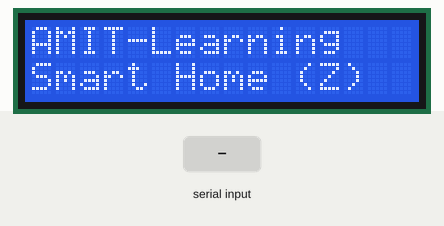
The program below on a simulated ATmega32, built with avr-gcc and emulated at 16 MHz. Shown: 16×2 character LCD. Wiring (inferred from the names in the program): character LCD (HD44780): RS PD2; E PD3; data PD4, PD5, PD6, PD7. The test bench sets the inputs (shaded band).

Above: at 1.2 s.
1.3 s: "A" received over Serial
At 2.3 s:
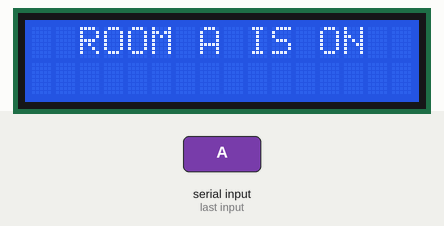
2.8 s: "a" received over Serial
At 3.5 s:
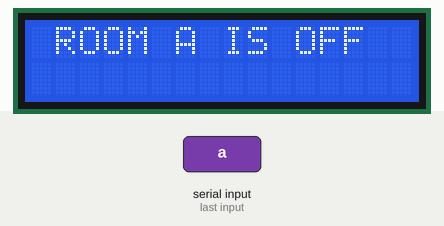
4.3 s: "B" received over Serial
At 4.6 s:
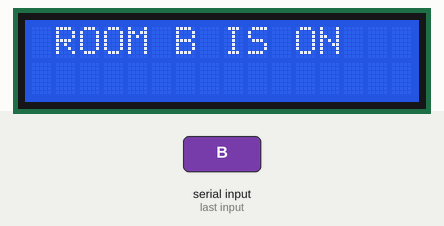
5.8 s: "b" received over Serial
At 7.0 s:
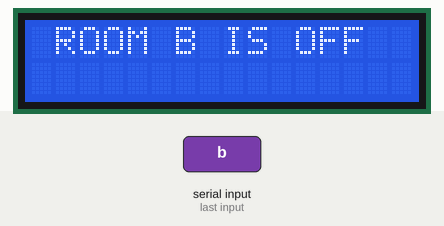
7.3 s: "C" received over Serial
At 8.1 s:
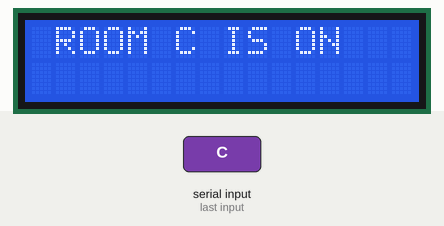
8.8 s: "c" received over Serial
At 9.3 s:
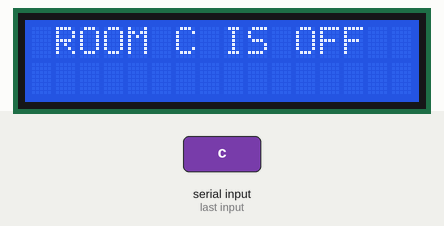
Timing chart, 0 to 11.3 s (numbered marks = the images above; inputs shaded):
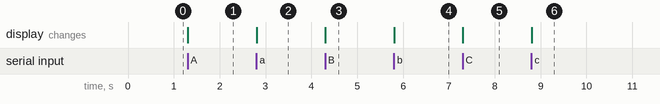

The program:

main.c
```c
/*
* Smart Home (Z) Master.c
*
* Created: 28/10/2020   18:36:34 م
*  Author: Zeyad Ayman
*/

#include <avr/io.h>
#include "UART.h"
#include "SPI.h"
#include "LCD.h"


int main(void)
{
	LCD_Init();
	SPI_Init('M');
	SLAVE_EN();
	Uart_Init();

	LCD_Gotoxy(1,1);
	LCD_DisplayString("AMIT-Learning ");
	LCD_Gotoxy(1,2);
	LCD_DisplayString("Smart Home (Z)");

	while (1)
	{
		switch(Uart_Receive())
		{
			case 'A':
			SPI_TxRx('A');
			LCD_Command(CLEAR);
			LCD_Gotoxy(2,1);
			LCD_DisplayString(" ROOM A IS ON");
			break;

			case 'a':
			SPI_TxRx('a');
			LCD_Gotoxy(2,1);
			LCD_Command(CLEAR);
			LCD_DisplayString(" ROOM A IS OFF");
			break;

			case 'B':
			SPI_TxRx('B');
			LCD_Gotoxy(2,1);
			LCD_Command(CLEAR);
			LCD_DisplayString(" ROOM B IS ON");
			break;

			case 'b':
			SPI_TxRx('b');
			LCD_Gotoxy(2,1);
			LCD_Command(CLEAR);
			LCD_DisplayString(" ROOM B IS OFF");
			break;

			case 'C':
			SPI_TxRx('C');
			LCD_Gotoxy(2,1);
			LCD_Command(CLEAR);
			LCD_DisplayString(" ROOM C IS ON");
			break;

			case 'c':
			SPI_TxRx('c');
			LCD_Gotoxy(2,1);
			LCD_Command(CLEAR);
			LCD_DisplayString(" ROOM C IS OFF");
			break;

			case 'T':
			SPI_TxRx('T');
			LCD_Gotoxy(2,1);
			LCD_Command(CLEAR);
			LCD_DisplayString(" AC Temp. Set ");
			break;

			case 't':
			SPI_TxRx('t');
			LCD_Gotoxy(2,1);
			LCD_Command(CLEAR);
			LCD_DisplayString(" AC Sys. OFF ");
			break;

			case 'F':
			SPI_TxRx('F');
			LCD_Gotoxy(2,1);
			LCD_Command(CLEAR);
			LCD_DisplayString(" AC Fan is ON ");
			break;

			case 'f':
			SPI_TxRx('f');
			LCD_Gotoxy(2,1);
			LCD_Command(CLEAR);
			LCD_DisplayString(" AC Fan is OFF ");
			break;

			case '+':
			SPI_TxRx('+');
			break;

			case '-':
			SPI_TxRx('-');
			break;
		}
	}
}
```

Math_Bit.h
```c
/*
* Math_Bit.h
*
* Created: 26/10/2020
*  Author: Zeyad Ayman
*/


#ifndef MATH_BIT_H_
#define MATH_BIT_H_

/* SET A CERTAIN BIT IN ANY REGISTER */
#define SET_BIT(REG,BIT)		(REG |= (1<<BIT))
/* CLEAR A CERTAIN BIT IN ANY REGISTER */
#define CLEAR_BIT(REG,BIT)		(REG &= (~(1<<BIT)))
/* TOGGLE A CERTAIN BIT IN ANY REGISTER */
#define TOGGLE_BIT(REG,BIT)		(REG ^= (1<<BIT))
/* GET A CERTAIN BIT IN ANY REGISTER */
#define GET_BIT(REG,BIT)		((REG>>BIT) & 1)

#endif /* MATH_BIT_H_ */
```

SPI.c
```c
/*
 * SPI.c
 *
 * Created: 28/10/2020
 *  Author: Zeyad Ayman
 */

#include "SPI.h"

void SPI_Init(unsigned char status)
{
	switch(status)
	{
		case 'M':
		SPI_DDR |= (1<<MOSI) | (1<<SCK) | (1<<SS);
		SPI_DDR &=~ (1<<MISO);
		SPCR |= (1<<MSTR) | (1<<SPE);
		SLAVE_DISEN();
		break;

		case 'S':
		SPI_DDR &=~ (1<<MOSI) | (1<<SCK) | (1<<SS);
		SPI_DDR |= (1<<MISO);
		SPCR |= (1<<SPE);
		break;
	}

}
unsigned char SPI_TxRx(unsigned char data)
{
	SPDR = data;
	while(!(SPSR & (1<<SPIF)));   //waiting for reading data
	return SPDR;
}
```

SPI.h
```c
/*
 * SPI.h
 *
 * Created: 28/10/2020
 *  Author: Zeyad Ayman
 */


#ifndef SPI_H_
#define SPI_H_

#include <avr/io.h>

#define SPI_PORT  PORTB
#define SPI_DDR   DDRB

#define SS    4
#define MOSI  5
#define MISO  6
#define SCK   7

#define SLAVE_EN()        (SPI_PORT &=~ (1<<SS))
#define SLAVE_DISEN()     (SPI_PORT |= (1<<SS))

void SPI_Init(unsigned char status);
unsigned char SPI_TxRx(unsigned char data);


#endif /* SPI_H_ */
```

UART.c
```c
/*
 * UART.c
 *
 * Created: 27/10/2020 18:31:10 م
 *  Author: Zeyad Ayman
 */


#include "UART.h"

void Uart_Init()
{
	UCSRB |= (1<<RXEN) | (1<<TXEN);    //Enable TX & RX
	UCSRC |= (1<<URSEL) | (1<<UCSZ0) | (1<<UCSZ1);
	UBRRL = MYUBRR;
	UBRRH = (MYUBRR>>8);
}

void Uart_Send(unsigned char data)
{
	while(!(UCSRA & (1<<UDRE)));
	UDR = data;
}

unsigned char Uart_Receive()
{
	while(!(UCSRA & (1<<RXC)));
	return UDR;
}

void Uart_SendString(char * string)
{
	unsigned char i = 0;
	while(string[i] != '\0')
	{
		Uart_Send(string[i]);
		i++;
	}
}
```

UART.h
```c
/*
 * UART.h
 *
 * Created: 27/10/2020 18:31:22 م
 *  Author: Zeyad Ayman
 */


#ifndef UART_H_
#define UART_H_

#include <avr/io.h>
#define F_CPU 16000000UL

#define BAUDRATE 9600

#define MYUBRR ((F_CPU / (16UL * BAUDRATE)) -1)


void Uart_Init();
void Uart_Send(unsigned char data);
unsigned char Uart_Receive();
void Uart_SendString(char * string);

#endif /* UART_H_ */
```

LCD.c
```c
/*
* LCD.c
*
* Created: 26/10/2020
*  Author: Zeyad Ayman
*/


#include "LCD.h"

void LCD_Command(uint8 cmd)
{
	/* SEND HIGH NIBBLE TO (D4-D7) */
	LCD_PRT = (LCD_PRT & 0x0F) | (cmd & 0xF0);
	LCD_PRT &=~ (1<<LCD_RS);
	LCD_PRT |= (1<<LCD_EN);
	_delay_us(1);
	LCD_PRT &=~ (1<<LCD_EN);
	_delay_us(100);

	/* SEND LOW NIBBLE TO (D4-D7) */
	LCD_PRT = (LCD_PRT & 0x0F) | (cmd<<4);
	LCD_PRT |= (1<<LCD_EN);
	_delay_us(1);
	LCD_PRT &=~ (1<<LCD_EN);
	_delay_us(100);
}

void LCD_Init()
{
	LCD_DDR |= (1<<LCD_RS) | (1<<LCD_EN);
	LCD_DDR |= 0xF0;
	LCD_PRT &=~ (1<<LCD_EN);
	_delay_us(2000);
	LCD_Command(FOUR_BIT_MODE);			          //Init command
	LCD_Command(TWO_LINE_LCD_FOUR_BIT_MODE);      //Init LCD. 2 line, 5 x 7 matrix 4 bit mode (D4-D7)
	LCD_Command(CURSOR_BLINKING_OFF);             //Display on, Cursor off
	LCD_Command(CLEAR);                           //Clear LCD
	_delay_us(2000);
}

void LCD_DisplayChar(uint8 data)
{
	//Send high nibble to (D4-D7)
	LCD_PRT = (LCD_PRT & 0x0F) | (data & 0xF0);
	LCD_PRT |= (1<<LCD_RS);
	LCD_PRT |= (1<<LCD_EN);
	_delay_us(1);
	LCD_PRT &=~ (1<<LCD_EN);
	_delay_us(100);

	//Send low nibble to (D4-D7)
	LCD_PRT = (LCD_PRT & 0x0F) | (data << 4);
	LCD_PRT |= (1<<LCD_EN);
	_delay_us(1);
	LCD_PRT &=~ (1<<LCD_EN);
	_delay_us(100);
}

void LCD_DisplayString(sint8 *str)
{
	uint8 i=0;

	while(str[i] != 0)
	{
		LCD_DisplayChar(str[i]);
		i++;
	}
}

void LCD_Gotoxy(uint8 x, uint8 y)
{
	uint8 firstCharAdd[] = {0x80,0xC0};
	LCD_Command(firstCharAdd[y-1] + x-1);
	_delay_us(100);
}

void LCD_Clear()
{
	LCD_Command(CLEAR);
}

void LCD_CursorOff (void)
{
	LCD_Command(CURSOR_OFF);
}

void LCD_CursorOn (void)
{
	LCD_Command(CURSOR_ON);
}

void LCD_CursorBlinkOn (void)
{
	LCD_Command(CURSOR_BLINKING_ON);
}

void LCD_CursorBlinkOff (void)
{
	LCD_Command(CURSOR_BLINKING_OFF);
}

void LCD_ShiftScreenLeft (void)
{
	LCD_Command(SHIFT_DISPLAY_LEFT);
}

void LCD_ShiftScreenRight(void)
{
	LCD_Command(SHIFT_DISPLAY_RIGHT);
}
```

LCD.h
```c
/*
* LCD.h
*
* Created: 26/10/2020
*  Author: Zeyad Ayman
*/


#ifndef LCD_H_
#define LCD_H_

#include "DIO_HW.h"
#include "Std_Types.h"
#define F_CPU 16000000UL
#include <util/delay.h>

#define LCD_PRT  PORTD_REG
#define LCD_DDR  DDRD_REG
#define LCD_PIN  PIND_REG
#define LCD_RS  2
#define LCD_EN  3

#define TWO_LINE_LCD_FOUR_BIT_MODE 0x28
#define FOUR_BIT_MODE 0x32
#define RETURN_HOME 0x02
#define CURSOR_OFF  0x0C
#define CURSOR_ON   0x0E
#define CLEAR       0x01
#define SHIFT_DISPLAY_LEFT  0x18
#define SHIFT_DISPLAY_RIGHT 0x1C
#define SET_CURSOR_LOCATION 0x80
#define CURSOR_BLINKING_ON  0x0D
#define CURSOR_BLINKING_OFF 0x0C

void LCD_Command(uint8 cmd);
void LCD_Init(void);
void LCD_DisplayChar(uint8 data);
void LCD_DisplayString(sint8 *str);
void LCD_Gotoxy(uint8 x, uint8 y);
void LCD_Clear(void);
void LCD_CursorOff(void);
void LCD_CursorOn(void);
void LCD_CursorBlinkOn(void);
void LCD_CursorBlinkOff(void);
void LCD_ShiftScreenLeft(void);
void LCD_ShiftScreenRight(void);
void LCD_IntToString(uint32 data);

#endif /* LCD_H_ */
```

DIO.c
```c
/*
* DIO.c
*
* Created: 27/10/2020
*  Author: Zeyad Ayman
*/

#include "DIO.h"

void DIO_WriteChannel(DIO_ChannelTypes Ch,STD_Level Level)
{
	DIO_PortTypes portx = Ch / 8;
	uint8 pin = Ch % 8;

	switch(portx)
	{
		case DIO_PORTA:
		if (Level == HIGH)
		{
			SET_BIT(PORTA_REG,pin);
		}
		else
		{
			CLEAR_BIT(PORTA_REG,pin);
		}
		break;
		case DIO_PORTB:
		if (Level == HIGH)
		{
			SET_BIT(PORTB_REG,pin);
		}
		else
		{
			CLEAR_BIT(PORTB_REG,pin);
		}
		break;
		case DIO_PORTC:
		if (Level == HIGH)
		{
			SET_BIT(PORTC_REG,pin);
		}
		else
		{
			CLEAR_BIT(PORTC_REG,pin);
		}
		break;
		case DIO_PORTD:
		if (Level == HIGH)
		{
			SET_BIT(PORTD_REG,pin);
		}
		else
		{
			CLEAR_BIT(PORTD_REG,pin);
		}
		break;
	}
}

STD_Level DIO_ReadChannel(DIO_ChannelTypes Ch)
{
	DIO_PortTypes portx = Ch / 8;
	uint8 pin = Ch % 8;

	switch(portx)
	{
		case DIO_PORTA:
		return GET_BIT(PINA_REG,pin);
		break;
		case DIO_PORTB:
		return GET_BIT(PINB_REG,pin);
		break;
		case DIO_PORTC:
		return GET_BIT(PINC_REG,pin);
		break;
		case DIO_PORTD:
		return GET_BIT(PIND_REG,pin);
		break;
	}
}
```

DIO.h
```c
/*
* DIO.h
*
* Created: 27/10/2020
*  Author: Zeyad Ayman
*/


#ifndef DIO_H_
#define DIO_H_

#include "Std_Types.h"
#include "Math_Bit.h"
#include "DIO_HW.h"
#include "DIO_Types.h"

void DIO_WriteChannel(DIO_ChannelTypes ChannelNo,STD_Level Level);
STD_Level DIO_ReadChannel(DIO_ChannelTypes ChannelNo);

#endif /* DIO_H_ */
```

DIO_HW.h
```c
/*
* DIO_HW.h
*
* Created: 27/10/2020
*  Author: Zeyad Ayman
*/


#ifndef DIO_HW_H_
#define DIO_HW_H_

#define PORTA_REG		(*(volatile uint8 *)0x3B)
#define DDRA_REG        (*(volatile uint8 *)0x3A)
#define PINA_REG        (*(volatile uint8 *)0x39)

#define PORTB_REG		(*(volatile uint8 *)0x38)
#define DDRB_REG        (*(volatile uint8 *)0x37)
#define PINB_REG        (*(volatile uint8 *)0x36)

#define PORTC_REG		(*(volatile uint8 *)0x35)
#define DDRC_REG        (*(volatile uint8 *)0x34)
#define PINC_REG        (*(volatile uint8 *)0x33)

#define PORTD_REG		(*(volatile uint8 *)0x32)
#define DDRD_REG        (*(volatile uint8 *)0x31)
#define PIND_REG        (*(volatile uint8 *)0x30)


#endif /* DIO_HW_H_ */
```

DIO_Types.h
```c
/*
* DIO_Types.h
*
* Created: 27/10/2020
*  Author: Zeyad Ayman
*/


#ifndef DIO_TYPES_H_
#define DIO_TYPES_H_

typedef enum {
	ChannelA0=0,
	ChannelA1,
	ChannelA2,
	ChannelA3,
	ChannelA4,
	ChannelA5,
	ChannelA6,
	ChannelA7,

	ChannelB0,
	ChannelB1,
	ChannelB2,
	ChannelB3,
	ChannelB4,
	ChannelB5,
	ChannelB6,
	ChannelB7,

	ChannelC0,
	ChannelC1,
	ChannelC2,
	ChannelC3,
	ChannelC4,
	ChannelC5,
	ChannelC6,
	ChannelC7,

	ChannelD0,
	ChannelD1,
	ChannelD2,
	ChannelD3,
	ChannelD4,
	ChannelD5,
	ChannelD6,
	ChannelD7

}DIO_ChannelTypes;

typedef enum{
	DIO_PORTA=0,
	DIO_PORTB,
	DIO_PORTC,
	DIO_PORTD
}DIO_PortTypes;

typedef enum{
	INPUT=0,
	OUTPUT
}DIO_Dir;


#endif /* DIO_TYPES_H_ */
```

Std_Types.h
```c
/*
* Std_Types.h
*
* Created: 26/10/2020
*  Author: Zeyad Ayman
*/


#ifndef STD_TYPES_H_
#define STD_TYPES_H_

typedef unsigned char bool;

#ifndef FALSE
#define FALSE       (0u)
#endif
#ifndef TRUE
#define TRUE        (1u)
#endif

typedef unsigned char         uint8;          /*           0 .. 255             */
typedef char                  sint8;          /*        -128 .. +127            */
typedef unsigned short        uint16;         /*           0 .. 65535           */
typedef signed short          sint16;         /*      -32768 .. +32767          */
typedef unsigned long         uint32;         /*           0 .. 4294967295      */
typedef signed long           sint32;         /* -2147483648 .. +2147483647     */

typedef enum {
	LOW=0,
	HIGH
}STD_Level;


#endif /* STD_TYPES_H_ */
```

Measured:
- after the input at 1.3 s, the display: changes at once (image 1)
- after the input at 2.8 s, the display: changes at once (image 2)
- after the input at 4.3 s, the display: changes at once (image 3)
- after the input at 5.8 s, the display: changes at once (image 4)
- after the input at 7.3 s, the display: changes at once (image 5)
- after the input at 8.8 s, the display: changes at once (image 6)
